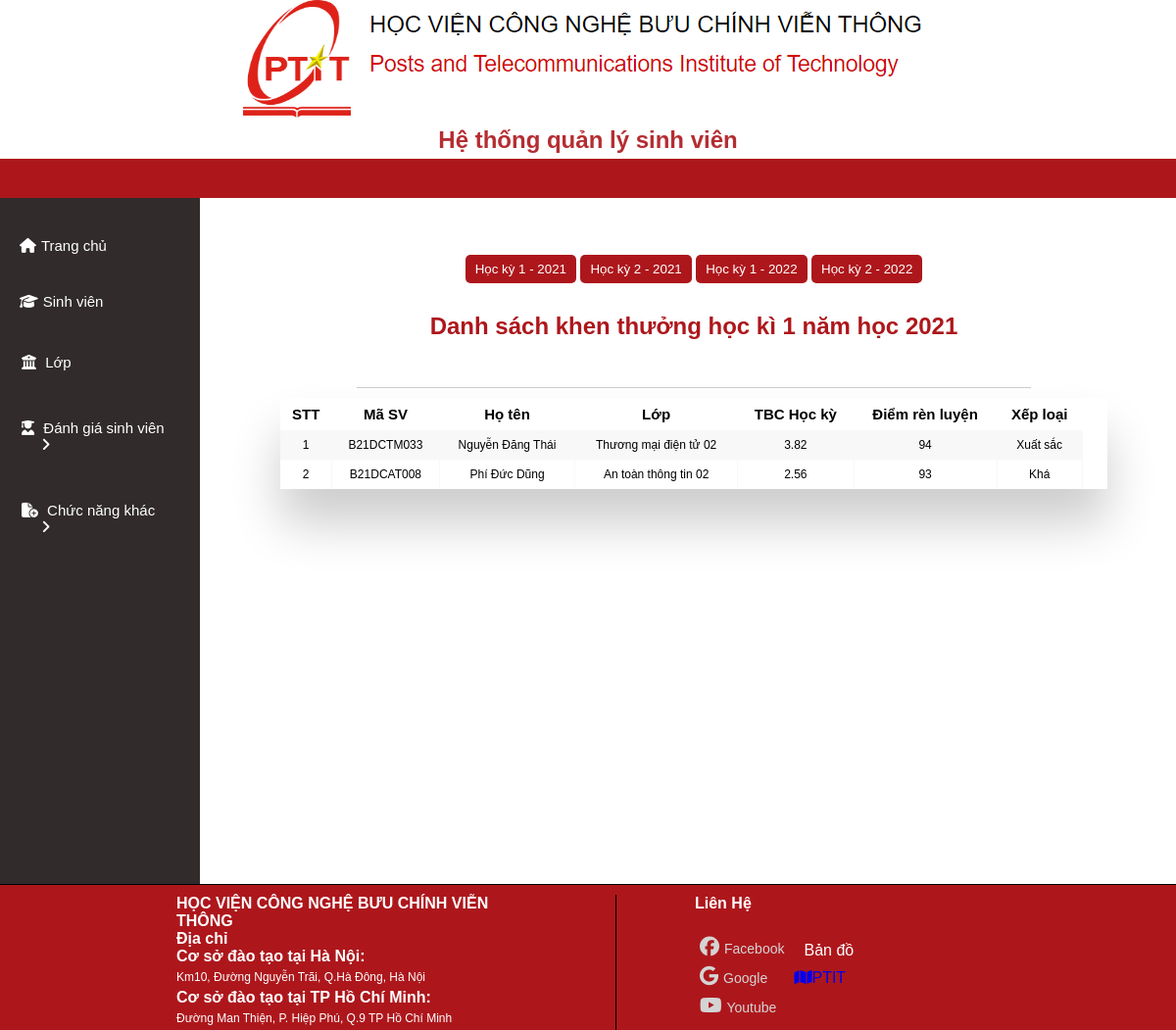
/danhgiasv/dskhenthuong.php?id=1, run on the app's committed database.
### tables this page shows
CREATE TABLE `diem` (
  `SoBanGhi` int(11) NOT NULL,
  `MaSV` varchar(255) NOT NULL,
  `TBCHocKy` float NOT NULL,
  `DiemRL` int(11) NOT NULL,
  `TongTCHK` int(11) NOT NULL,
  `HocKy` int(11) NOT NULL
);

CREATE TABLE `sinhvien` (
  `MaSV` varchar(255) NOT NULL,
  `TenSV` varchar(255) NOT NULL,
  `GioiTinh` varchar(255) NOT NULL,
  `NgaySinh` date NOT NULL,
  `QueQuan` varchar(255) NOT NULL,
  `DanToc` varchar(255) NOT NULL,
  `TonGiao` varchar(255) NOT NULL,
  `SoCMT` varchar(255) NOT NULL,
  `NoiCapCMT` varchar(255) NOT NULL,
  `SDT` varchar(10) NOT NULL,
  `Email` text NOT NULL,
  `DoiTuongMG` int(11) NOT NULL,
  `MaLop` varchar(255) DEFAULT NULL,
  `MaNganh` varchar(255) NOT NULL
);

CREATE TABLE `lop` (
  `MaLop` varchar(255) NOT NULL,
  `TenLop` varchar(255) NOT NULL,
  `MaNganh` varchar(255) NOT NULL,
  `MaGV` varchar(255) NOT NULL
);

### danhgiasv/dskhenthuong.php (the view, shortened to what this page needs)
<?php
    $conn = mysqli_connect('localhost','root','','qlsv') or die ("Connect fail!");
    $hk = isset($_GET['id']) ? $_GET['id'] : '';
    $sql = "select * from diem
            where HocKy = '$hk' and TongTCHK >=  12 and DiemRL >= 80 and TBCHocKy >= 2.5
            order by TBCHocKy DESC, DiemRL DESC";
    $query = mysqli_query($conn, $sql);
    $data = array();
    while ($row = mysqli_fetch_array($query)){
        $data[] = $row;
    }
?>
<!DOCTYPE html>
<html lang="en">
<head>
    <link rel="stylesheet"
          href="../styleAdmin.css?v=1.0">
    <link rel="stylesheet"
          href="https://cdnjs.cloudflare.com/ajax/libs/font-awesome/6.1.1/css/all.min.css">
</head>
<body>
    <?php include("../header.php"); ?>
    <?php include("../nav.php"); ?>
    <section>
        <div class="section-contain">
            <?php include("../menu.php"); ?>
            <div id="showFunction">
                <br>
                <input onclick="window.location='dskhenthuong.php?id=<?php echo '1' ?>'"
                       type="button"
                       class="btn-submit-css"
                       value="Học kỳ 1 - 2021">
                <input onclick="window.location='dskhenthuong.php?id=<?php echo '2' ?>'"
                       type="button"
                       class="btn-submit-css"
                       value="Học kỳ 2 - 2021">
                <input onclick="window.location='dskhenthuong.php?id=<?php echo '3' ?>'"
                       type="button"
                       class="btn-submit-css"
                       value="Học kỳ 1 - 2022">
                <input onclick="window.location='dskhenthuong.php?id=<?php echo '4' ?>'"
                       type="button"
                       class="btn-submit-css"
                       value="Học kỳ 2 - 2022">
                <div class="head_title">
                    <h1>Danh sách khen thưởng học kì <?php
                    if ($hk % 2 != 0 ){
                    echo "1 năm học ".(2021 + (int)($hk / 2));
                    }
                    else echo "2 năm học ".(2021 + ($hk / 2) - 1);
                    ?></h1> <br>
                </div>
                <div class="table-wrapper">
                    <table class="fl-table tt">
                        <tr>
                            <th>STT</th>
                            <th>Mã SV</th>
                            <th>Họ tên</th>
                            <th>Lớp</th>
                            <th>TBC Học kỳ</th>
                            <th>Điểm rèn luyện</th>
                            <th>Xếp loại</th>
                        </tr>
                        <?php
            $i = 1;
            foreach ($data as $item) {
        ?>
                        <tr>
                            <td><?php echo $i; $i++; ?></td>
                            <td><?php echo $item['MaSV'] ?></td>
                            <td><?php
                    $masv = $item['MaSV'];
                    $result = mysqli_query($conn, "select * from sinhvien where MaSV = '$masv'");
                    while ($row_sv = mysqli_fetch_array($result)){
                        $infor = $row_sv;
                    }
                    echo $infor['TenSV'];
                ?></td>
                            <td><?php
                    $malop = $infor['MaLop'];
                    $result_lop = mysqli_query($conn, "select * from lop where MaLop = '$malop'");
                    while ($row_lop = mysqli_fetch_array($result_lop)){
                        $info = $row_lop;
                    }
                    echo $info['TenLop'];
                ?></td>
                            <td><?php echo $item['TBCHocKy'] ?></td>
                            <td><?php echo $item['DiemRL'] ?></td>
                            <td><?php
                    if ($item['TBCHocKy'] >= 3.6){
                        if($item['DiemRL'] >= 90){
                            echo "Xuất sắc";
                        }
                        else if ($item['DiemRL'] >= 80 && $item['DiemRL'] <= 89){
                            echo "Giỏi";
                        }
                    }
                    else if ($item['TBCHocKy'] >= 3.2 && $item['TBCHocKy'] <= 3.59 && $item['DiemRL'] >= 80){
                        echo "Giỏi";
                    }
                    else echo "Khá";
                ?></td>
                        </tr>
                        <?php } ?>
                    </table>
                </div>
            </div>
        </div>
    </section>
    <?php include("../footer.php"); ?>
</body>
</html>

### styleAdmin.css (style rules this page uses)
* { padding: 0; margin: 0; box-sizing: border-box; font-family: sans-serif; }
section { text-align: center; }
#showFunction { margin: 40px 0 0 5px; height: 100%; float: right; width: 82%; border-radius: 5px; }
.table-wrapper { margin: 10px 70px 70px; box-shadow: 0px 35px 50px rgba(0, 0, 0, 0.2); }
.fl-table { border-radius: 5px; font-size: 15px; font-weight: normal; border: none; width: 97%; border-collapse: collapse; white-space: nowrap; background-color: white; margin-right: 10px; }
.fl-table td, .fl-table th { text-align: center; padding: 8px; }
.fl-table td { border-right: 1px solid #f8f8f8; font-size: 12px; }
.fl-table tr:nth-child(even) { background: #f8f8f8; }
h1 { margin: 30px; color: rgb(173, 23, 28); }
.head_title { margin: 0 auto; width: 70%; align-items: center; text-align: center; border-bottom: 1px solid #ccc; }
.btn-submit-css { padding: 7px 10px; border: none; background-color: rgb(173, 23, 28); color: white; border-radius: 5px; cursor: pointer; }

### data on the page
diem: MaSV "B21DCTM033", MaSV.TenSV "Nguyễn Đăng Thái", lop.TenLop "Thương mại điện tử 02", TBCHocKy "3.82", DiemRL "94", shows "Xuất sắc"
diem: MaSV "B21DCAT008", MaSV.TenSV "Phí Đức Dũng", lop.TenLop "An toàn thông tin 02", TBCHocKy "2.56", DiemRL "93", shows "Khá"

### other printed values
2021 + (int)($hk / 2) "2021"
